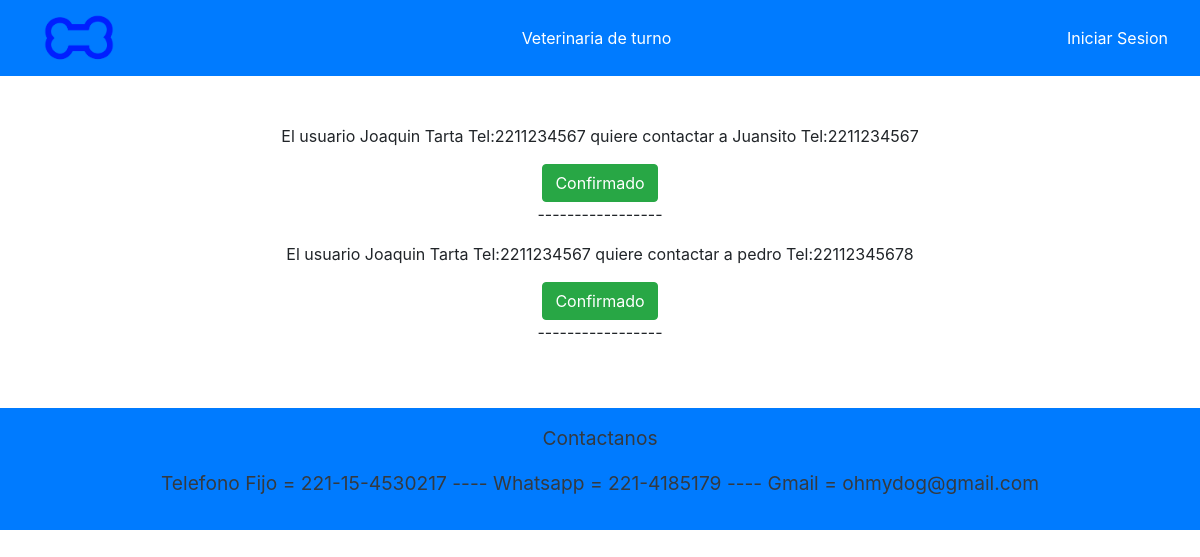
/notiContacto, run on an earlier commit of the app's database.
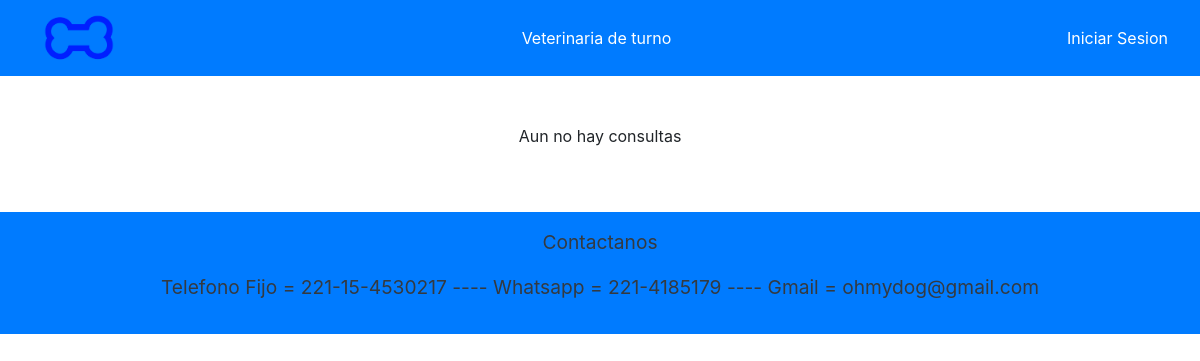
And on a later commit of the database.
### APP/models.py (models this page shows)
class ContactoCuidador(models.Model):
    cuidador = models.CharField(max_length=30)
    usuario = models.CharField(max_length=30)
    telUsuario = models.IntegerField()
    telCuidador = models.IntegerField()
    def __str__(self):
        return f'El usuario {self.usuario} Tel:{self.telUsuario} quiere contactar a {self.cuidador} Tel:{self.telCuidador}'

class ContactoPaseador(models.Model):
    paseador = models.CharField(max_length=30)
    usuario = models.CharField(max_length=30)
    telUsuario = models.IntegerField()
    telPaseador = models.IntegerField()
    def __str__(self):
        return f'El usuario {self.usuario} Tel:{self.telUsuario} quiere contactar a {self.paseador} Tel:{self.telPaseador}'

### APP/views.py (the view)
# urls.py: path('notiContacto', views.notiContacto,name='notiContacto'),
def notiContacto(request):
    datosC = ContactoCuidador.objects.all()
    datosP = ContactoPaseador.objects.all()
    context ={
        'usuario':usuario,
        'paseadores':datosP,
        'cuidadores':datosC,
    }
    return render(request,'paginas/notiContactos.html', context)

### APP/templates/paginas/notiContactos.html (shortened to what this page needs)
{% extends 'paginas/base.html' %}
{% load static %}
{% block contenido %}
<div class="d-flex justify-content-center flex-column align-items-center">
    {% if cuidadores|length == 0 and paseadores|length == 0 %}
        <p>Aun no hay consultas</p>
    {% else %}
        {% for c in cuidadores %}
            <p>{{ c }}</p>
            <a href="./borrarNotiC/{{c.usuario}}/{{c.cuidador}}" class="btn btn-success">Confirmado</a>
            <p>-----------------</p>
        {% endfor %}
        {% for p in paseadores %}
            <p>{{ p }}</p>
            <a href="./borrarNotiP/{{p.usuario}}/{{p.paseador}}" class="btn btn-success">Confirmado</a>
            <p>-----------------</p>
        {% endfor %}
    {% endif %}
</div>
{% endblock %}

What changed in the data, as far as the page shows it:
removed ContactoCuidador: usuario+telUsuario+cuidador "El usuario Joaquin Tarta Tel:2211234567 quiere contactar a Juansito Tel:2211234567"
removed ContactoPaseador: usuario+telUsuario+paseador "El usuario Joaquin Tarta Tel:2211234567 quiere contactar a pedro Tel:22112345678"
Also different on the page:
text now shown: "Aun no hay consultas"
